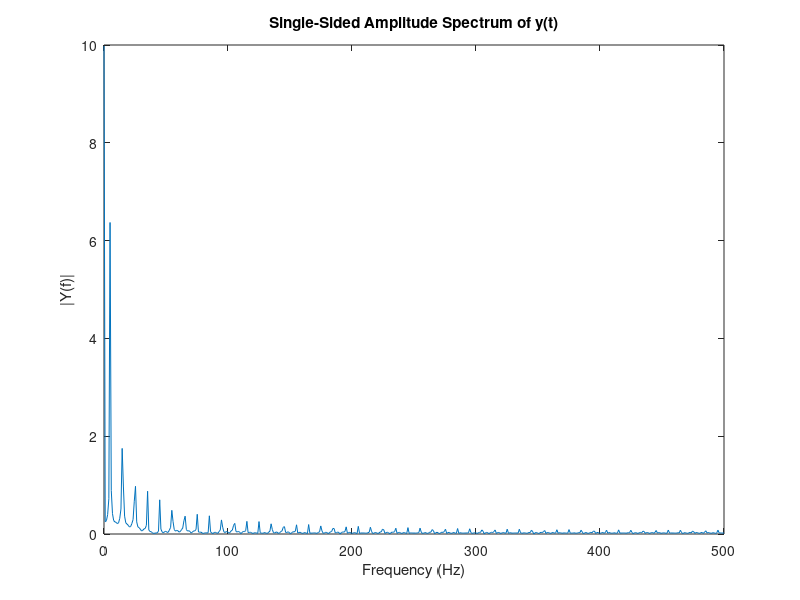

MATLAB code to generate this figure:
Fs = 1000;                    %// Sampling frequency
freq = 5;
T = 1/Fs;                     %// Sample time
L = 1000;                     %// Length of signal
t = (0:L-1)*T;                %// Time vector
A = 10;                       %// Amplitude

y = A*(sin(2*pi*freq*t) > 0); %// Make a square wave


plot(Fs*t,y)
xlabel('time (milliseconds)')
%%
NFFT = 2^nextpow2(L);         %// Next power of 2 from length of y
Y = fft(y,NFFT)/L;
f = Fs/2*linspace(0,1,NFFT/2+1);

%// Plot single-sided amplitude spectrum.
plot(f,2*abs(Y(1:NFFT/2+1))) 
title('Single-Sided Amplitude Spectrum of y(t)')
xlabel('Frequency (Hz)') %// probably would be more meaningful if you convert this to radians per second, check out the xtickmark and xtickmarklabel properties of plot
ylabel('|Y(f)|')